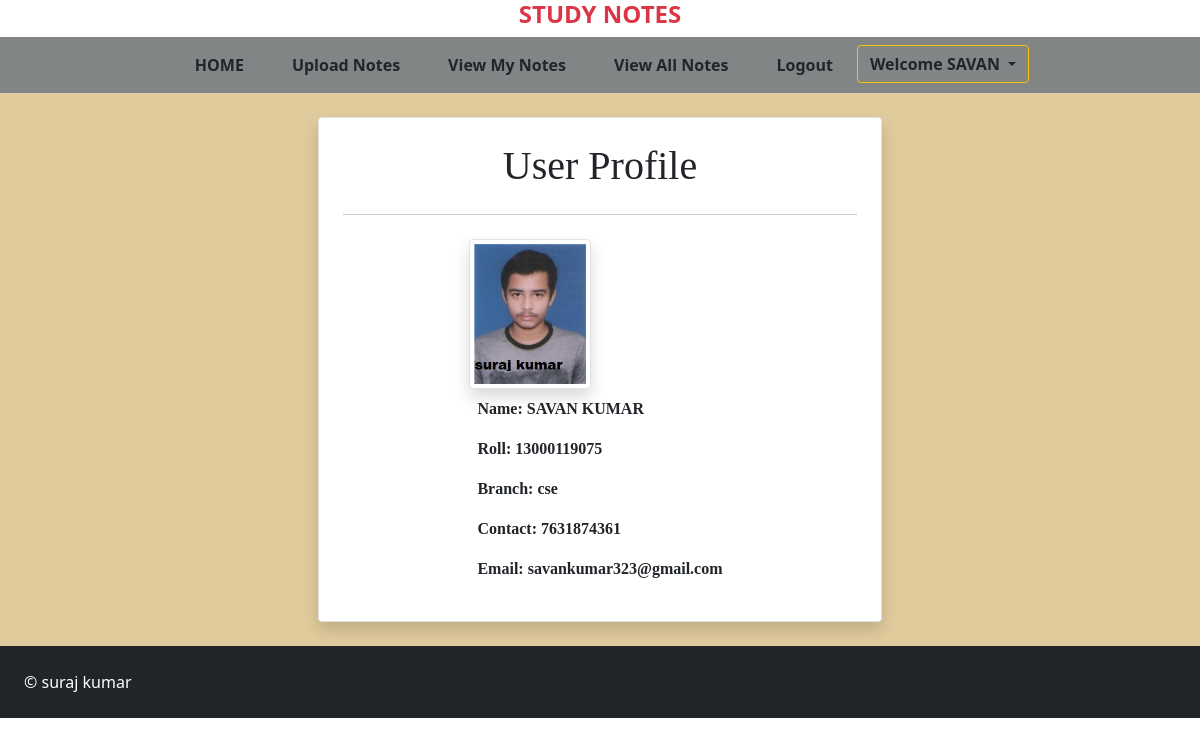
The app's page /profile (signed in) with its own data.
### app1/models.py (models this page shows, shortened)
class SignUp(models.Model):
    user=models.ForeignKey(User,on_delete=models.CASCADE)
    contact=models.CharField(max_length=15)
    branch = models.CharField(max_length=50)
    role = models.CharField(max_length=50)
    photo=models.ImageField(upload_to='profile',default='Profile/R.png')

### app1/views.py (the view)
# urls.py: path("profile",Profile, name="profile"),
@login_required(login_url='login')
def Profile(request):
    field1=User.objects.get(id=request.user.id)
    try:
        field2=SignUp.objects.get(user=field1)
        data={'field1':field1,'field2':field2}
    except:
        data={'field1':field1,'field2':None}
    return render(request,'profile.html',data)

### app1/templates/profile.html
{% extends 'usernav.html' %}
{% load static %}
{% block body %}
<div class="container-fluid" style="background-color:rgb(224, 203, 156)">
<div class="container col-md-6 py-4">
<div class="card cardbody p-4 shadow">
<h1 class="text-center fst">User Profile</h1>
<hr>
<div class="mx-auto p-2">
<img src="{{field2.photo.url}}" class="img-thumbnail d-block shadow" alt="..." style="height:150px;">
<div class="fw-bold fst p-2"><span>Name:</span> {{field1.first_name}} {{field1.last_name}}</div>
{% if field2 %}
<div class="fw-bold fst p-2"><span>Roll:</span> {{field2.role}}</div>
<div class="fw-bold fst p-2"><span>Branch:</span> {{field2.branch}}</div>
<div class="fw-bold fst p-2"><span>Contact:</span> {{field2.contact}}</div>
{% else %}
<div class="fw-bold fst p-2"><span>Roll:</span> Please Edit Profile</div>
<div class="fw-bold fst p-2"><span>Branch:</span> Please Edit Profile</div>
<div class="fw-bold fst p-2"><span>Contact:</span> Please Edit Profile</div>
{% endif %}
<div class="fw-bold fst p-2"><span>Email:</span> {{field1.username}}</div>
</div>
</div>
</div>
</div>
{% endblock body %}

### app1/templates/usernav.html (shortened to what this page needs)
<!doctype html>
{% load static %}
<html lang="en">
  <head>
    <link rel="stylesheet" href="https://cdnjs.cloudflare.com/ajax/libs/twitter-bootstrap/5.0.1/css/bootstrap.min.css">
    <link rel="stylesheet" href="https://cdn.datatables.net/1.11.0/css/dataTables.bootstrap5.min.css">
    <link href="https://cdn.jsdelivr.net/npm/bootstrap@5.0.2/dist/css/bootstrap.min.css" rel="stylesheet">
    <link rel="stylesheet" href="{% static 'css/mystyle.css' %}">
  </head>
  <body>
  <h4 class=" fw-bold text-danger text-center ">STUDY NOTES</h4>
    <nav class="navbar navbar-expand-lg " style="background-color:rgb(130, 133, 133);">
  <div class="container-fluid">
    <div class="collapse navbar-collapse" id="navbarSupportedContent">
      <ul class="navbar-nav mx-auto mb-2 mb-lg-0">
        <li class="nav-item mx-3">
          <a class="nav-link fw-bold text-dark my" aria-current="page" href="{% url 'profile' %}">HOME</a>
        </li>
        <li class="nav-item mx-3">
          <a class="nav-link fw-bold text-dark my" href="{% url 'notes' %}">Upload Notes</a>
        </li>
        <li class="nav-item mx-3">
          <a class="nav-link fw-bold text-dark my" href="{% url 'viewnotes' %}">View My Notes</a>
        </li>
        <li class="nav-item mx-3">
          <a class="nav-link fw-bold text-dark my" href="{% url 'viewallnotes' %}">View All Notes</a>
        </li>
        <li class="nav-item mx-3">
          <a class="nav-link fw-bold text-dark my " href="{% url 'logout' %}">Logout</a>
        </li>
        <li class="nav-item dropdown">
          <a class="btn btn-outline-warning dropdown-toggle fw-bold text-dark " href="#" id="navbarDropdown" role="button" data-bs-toggle="dropdown" aria-expanded="false">
            Welcome {{request.user.first_name}}
          </a>
        </li>
    </div>
  </div>
</nav>
    {% block body %}{% endblock body %}
      <div class="d-flex p-4 bd-highlight bg-dark text-white ">&copy suraj kumar</div>
  </body>
</html>

### app1/static/css/mystyle.css (style rules this page uses)
.fst { font-family:'Monotype corsiva'; }

### records on screen
SignUp: photo (picture), role "13000119075", branch "cse", contact "7631874361"

### other values on screen
{{ request.user.first_name }} "SAVAN"
{{ field1.first_name }} "SAVAN"
{{ field1.last_name }} "KUMAR"
{{ field1.username }} "savankumar323@gmail.com"
